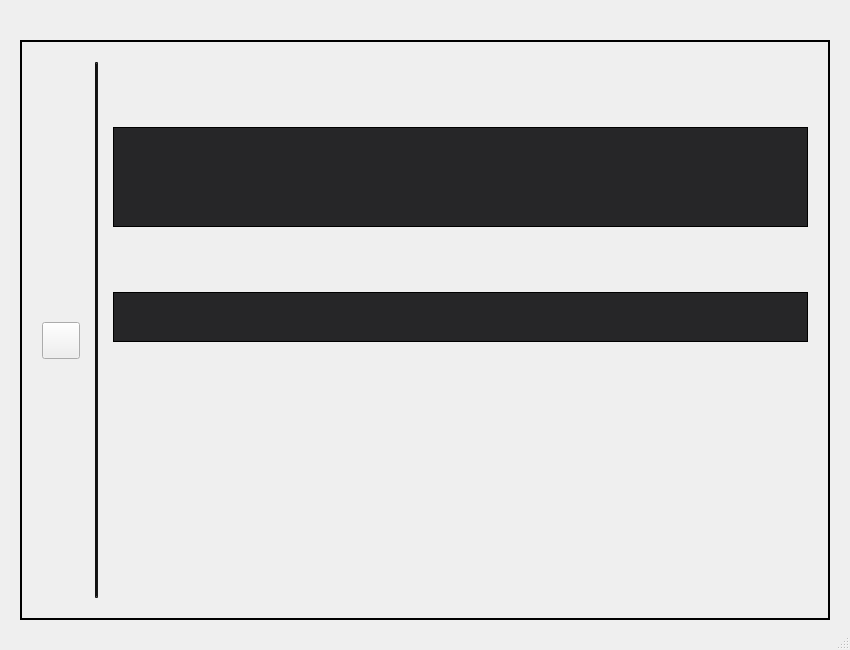
<?xml version="1.0" encoding="UTF-8"?>
<ui version="4.0">
 <class>ProductSearch</class>
 <widget class="QDialog" name="ProductSearch">
  <property name="geometry">
   <rect>
    <x>0</x>
    <y>0</y>
    <width>850</width>
    <height>650</height>
   </rect>
  </property>
  <property name="windowTitle">
   <string>Dialog</string>
  </property>
  <property name="sizeGripEnabled">
   <bool>true</bool>
  </property>
  <layout class="QGridLayout" name="gridLayout_7">
   <property name="leftMargin">
    <number>20</number>
   </property>
   <property name="topMargin">
    <number>20</number>
   </property>
   <property name="rightMargin">
    <number>20</number>
   </property>
   <property name="bottomMargin">
    <number>30</number>
   </property>
   <property name="horizontalSpacing">
    <number>0</number>
   </property>
   <property name="verticalSpacing">
    <number>10</number>
   </property>
   <item row="2" column="0">
    <layout class="QHBoxLayout" name="ui_buttonsLayout">
     <property name="spacing">
      <number>10</number>
     </property>
    </layout>
   </item>
   <item row="0" column="0">
    <layout class="QGridLayout" name="ui_viewAndFilterLayout">
     <property name="spacing">
      <number>5</number>
     </property>
     <item row="0" column="0">
      <spacer name="horizontalSpacer_13">
       <property name="orientation">
        <enum>Qt::Horizontal</enum>
       </property>
       <property name="sizeType">
        <enum>QSizePolicy::Expanding</enum>
       </property>
       <property name="sizeHint" stdset="0">
        <size>
         <width>40</width>
         <height>20</height>
        </size>
       </property>
      </spacer>
     </item>
     <item row="0" column="2">
      <spacer name="horizontalSpacer_14">
       <property name="orientation">
        <enum>Qt::Horizontal</enum>
       </property>
       <property name="sizeType">
        <enum>QSizePolicy::Fixed</enum>
       </property>
       <property name="sizeHint" stdset="0">
        <size>
         <width>20</width>
         <height>20</height>
        </size>
       </property>
      </spacer>
     </item>
     <item row="0" column="3">
      <layout class="QHBoxLayout" name="ui_filterLayout">
       <property name="spacing">
        <number>10</number>
       </property>
      </layout>
     </item>
     <item row="0" column="1">
      <layout class="QHBoxLayout" name="ui_viewLayout">
       <property name="spacing">
        <number>10</number>
       </property>
       <property name="leftMargin">
        <number>0</number>
       </property>
       <property name="rightMargin">
        <number>0</number>
       </property>
      </layout>
     </item>
    </layout>
   </item>
   <item row="1" column="0">
    <widget class="QFrame" name="ui_searchDialogFrame">
     <property name="styleSheet">
      <string notr="true">
                            #ui_searchDialogFrame
                            {
                            border : 1.5px solid #000;
                            }
                        </string>
     </property>
     <property name="frameShape">
      <enum>QFrame::StyledPanel</enum>
     </property>
     <property name="frameShadow">
      <enum>QFrame::Raised</enum>
     </property>
     <layout class="QGridLayout" name="gridLayout_5">
      <property name="leftMargin">
       <number>20</number>
      </property>
      <property name="topMargin">
       <number>20</number>
      </property>
      <property name="rightMargin">
       <number>20</number>
      </property>
      <property name="bottomMargin">
       <number>0</number>
      </property>
      <property name="horizontalSpacing">
       <number>15</number>
      </property>
      <property name="verticalSpacing">
       <number>10</number>
      </property>
      <item row="0" column="2" rowspan="9">
       <widget class="Line" name="ui_verticalSeparator">
        <property name="sizePolicy">
         <sizepolicy hsizetype="Fixed" vsizetype="Expanding">
          <horstretch>0</horstretch>
          <verstretch>0</verstretch>
         </sizepolicy>
        </property>
        <property name="minimumSize">
         <size>
          <width>3</width>
          <height>0</height>
         </size>
        </property>
        <property name="maximumSize">
         <size>
          <width>3</width>
          <height>16777215</height>
         </size>
        </property>
        <property name="styleSheet">
         <string notr="true">
                                        #ui_verticalSeparator {
                                        border: 2px inset #111111;
                                        margin-bottom: 20px;}
                                    </string>
        </property>
        <property name="lineWidth">
         <number>3</number>
        </property>
        <property name="orientation">
         <enum>Qt::Vertical</enum>
        </property>
       </widget>
      </item>
      <item row="4" column="3">
       <layout class="QHBoxLayout" name="ui_searchHeader">
        <property name="spacing">
         <number>10</number>
        </property>
       </layout>
      </item>
      <item row="3" column="3">
       <widget class="MVWidget" name="ui_quickSearchWidget" native="true">
        <property name="sizePolicy">
         <sizepolicy hsizetype="Expanding" vsizetype="Expanding">
          <horstretch>0</horstretch>
          <verstretch>0</verstretch>
         </sizepolicy>
        </property>
        <property name="maximumSize">
         <size>
          <width>16777215</width>
          <height>50</height>
         </size>
        </property>
        <property name="styleSheet">
         <string notr="true">
                                        #ui_quickSearchWidget  {
                                        /*border-left : 1.5px solid #232323;
                                        border-top : 0.5px solid #232323;
                                        border-right : 1.5px solid #232323;
                                        border-bottom : 1.5px solid #232323;
                                        margin-left: 5px;*/
                                        padding: 10px;
                                        border: 1px solid #000;
                                        background-color: #262628;
                                        }
                                    </string>
        </property>
        <layout class="QHBoxLayout" name="horizontalLayout_16">
         <property name="spacing">
          <number>5</number>
         </property>
         <property name="leftMargin">
          <number>20</number>
         </property>
         <property name="topMargin">
          <number>10</number>
         </property>
         <property name="rightMargin">
          <number>20</number>
         </property>
         <property name="bottomMargin">
          <number>10</number>
         </property>
         <item>
          <layout class="QHBoxLayout" name="ui_quickSearchLayout">
           <property name="spacing">
            <number>10</number>
           </property>
          </layout>
         </item>
        </layout>
       </widget>
      </item>
      <item row="0" column="1" rowspan="9">
       <layout class="QGridLayout" name="gridLayout_6">
        <property name="leftMargin">
         <number>0</number>
        </property>
        <property name="rightMargin">
         <number>0</number>
        </property>
        <property name="spacing">
         <number>10</number>
        </property>
        <item row="0" column="0">
         <spacer name="verticalSpacer_3">
          <property name="orientation">
           <enum>Qt::Vertical</enum>
          </property>
          <property name="sizeType">
           <enum>QSizePolicy::Expanding</enum>
          </property>
          <property name="sizeHint" stdset="0">
           <size>
            <width>20</width>
            <height>40</height>
           </size>
          </property>
         </spacer>
        </item>
        <item row="1" column="0">
         <widget class="QToolButton" name="ui_hideAndShowButton">
          <property name="focusPolicy">
           <enum>Qt::NoFocus</enum>
          </property>
          <property name="styleSheet">
           <string notr="true"/>
          </property>
          <property name="text">
           <string/>
          </property>
          <property name="iconSize">
           <size>
            <width>30</width>
            <height>30</height>
           </size>
          </property>
         </widget>
        </item>
        <item row="2" column="0">
         <spacer name="verticalSpacer_4">
          <property name="orientation">
           <enum>Qt::Vertical</enum>
          </property>
          <property name="sizeType">
           <enum>QSizePolicy::Expanding</enum>
          </property>
          <property name="sizeHint" stdset="0">
           <size>
            <width>20</width>
            <height>40</height>
           </size>
          </property>
         </spacer>
        </item>
       </layout>
      </item>
      <item row="7" column="3">
       <layout class="QHBoxLayout" name="ui_searchHeader_1">
        <property name="spacing">
         <number>10</number>
        </property>
        <property name="sizeConstraint">
         <enum>QLayout::SetFixedSize</enum>
        </property>
       </layout>
      </item>
      <item row="2" column="3">
       <layout class="QHBoxLayout" name="ui_quickSearchCriteriaLayout">
        <property name="spacing">
         <number>10</number>
        </property>
       </layout>
      </item>
      <item row="5" column="3" rowspan="2">
       <layout class="QVBoxLayout" name="ui_searchTreeLayout">
        <property name="spacing">
         <number>10</number>
        </property>
       </layout>
      </item>
      <item row="1" column="3">
       <widget class="MVWidget" name="ui_paletteSearchWidget" native="true">
        <property name="sizePolicy">
         <sizepolicy hsizetype="Expanding" vsizetype="Expanding">
          <horstretch>0</horstretch>
          <verstretch>0</verstretch>
         </sizepolicy>
        </property>
        <property name="maximumSize">
         <size>
          <width>16777215</width>
          <height>100</height>
         </size>
        </property>
        <property name="styleSheet">
         <string notr="true">
                                        #ui_paletteSearchWidget
                                        {
                                        /*border-left : 1.5px solid #232323;
                                        border-top : 0.5px solid #232323;
                                        border-right : 1.5px solid #232323;
                                        border-bottom : 1.5px solid #232323;
                                        margin-left: 5px;*/
                                        padding: 10px;
                                        border: 1px solid #000;
                                        background-color: #262628;
                                        }
                                    </string>
        </property>
        <layout class="QHBoxLayout" name="horizontalLayout_14">
         <property name="spacing">
          <number>5</number>
         </property>
         <property name="leftMargin">
          <number>20</number>
         </property>
         <property name="topMargin">
          <number>10</number>
         </property>
         <property name="rightMargin">
          <number>20</number>
         </property>
         <property name="bottomMargin">
          <number>10</number>
         </property>
         <item>
          <layout class="QVBoxLayout" name="PaletteLayout_2">
           <property name="spacing">
            <number>10</number>
           </property>
           <property name="leftMargin">
            <number>0</number>
           </property>
           <item>
            <layout class="QHBoxLayout" name="ui_paletteLayout_1">
             <property name="spacing">
              <number>10</number>
             </property>
            </layout>
           </item>
           <item>
            <layout class="QHBoxLayout" name="ui_paletteLayout_2">
             <property name="spacing">
              <number>10</number>
             </property>
            </layout>
           </item>
          </layout>
         </item>
        </layout>
       </widget>
      </item>
      <item row="0" column="0" rowspan="9">
       <layout class="QVBoxLayout" name="ui_heirarchyLayout">
        <property name="spacing">
         <number>10</number>
        </property>
       </layout>
      </item>
      <item row="0" column="3">
       <layout class="QHBoxLayout" name="ui_paletteLabelLayout">
        <property name="spacing">
         <number>0</number>
        </property>
       </layout>
      </item>
      <item row="8" column="3">
       <layout class="QHBoxLayout" name="ui_searchTreeLayout_1"/>
      </item>
     </layout>
    </widget>
   </item>
  </layout>
 </widget>
 <customwidgets>
  <customwidget>
   <class>MVWidget</class>
   <extends>QWidget</extends>
   <header>classes/widgets/mvwidget.h</header>
   <container>1</container>
  </customwidget>
 </customwidgets>
 <resources>
  <include location="../../../../PLMResource.qrc"/>
 </resources>
 <connections/>
</ui>
